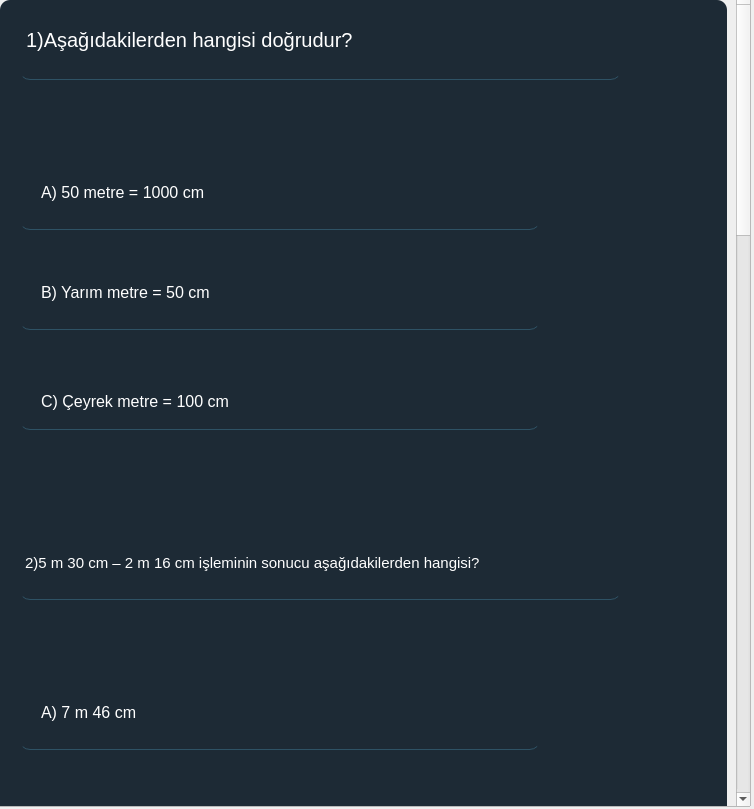
<?xml version="1.0" encoding="UTF-8"?>
<ui version="4.0">
 <class>Form</class>
 <widget class="QWidget" name="Form">
  <property name="geometry">
   <rect>
    <x>0</x>
    <y>0</y>
    <width>754</width>
    <height>809</height>
   </rect>
  </property>
  <property name="windowTitle">
   <string>Form</string>
  </property>
  <widget class="QScrollArea" name="scrollArea">
   <property name="geometry">
    <rect>
     <x>-10</x>
     <y>-10</y>
     <width>761</width>
     <height>817</height>
    </rect>
   </property>
   <property name="styleSheet">
    <string notr="true"/>
   </property>
   <property name="widgetResizable">
    <bool>true</bool>
   </property>
   <widget class="QWidget" name="scrollAreaWidgetContents">
    <property name="geometry">
     <rect>
      <x>0</x>
      <y>0</y>
      <width>738</width>
      <height>2792</height>
     </rect>
    </property>
    <layout class="QVBoxLayout" name="verticalLayout_2">
     <item>
      <widget class="QFrame" name="frame">
       <property name="minimumSize">
        <size>
         <width>0</width>
         <height>2770</height>
        </size>
       </property>
       <property name="styleSheet">
        <string notr="true">background-color:rgba(16,30,41,240);
border-radius:10px;



</string>
       </property>
       <property name="frameShape">
        <enum>QFrame::StyledPanel</enum>
       </property>
       <property name="frameShadow">
        <enum>QFrame::Raised</enum>
       </property>
       <widget class="QRadioButton" name="radioButton_10">
        <property name="geometry">
         <rect>
          <x>20</x>
          <y>1840</y>
          <width>520</width>
          <height>50</height>
         </rect>
        </property>
        <property name="font">
         <font>
          <pointsize>12</pointsize>
         </font>
        </property>
        <property name="styleSheet">
         <string notr="true">background-color:rgba(0,0,0,0);
border:1px solid rgba(0,0,0,0);
border-bottom-color:rgba(46,82,101,255);
color:rgb(255,255,255);
padding-bottom:7px
</string>
        </property>
        <property name="text">
         <string>B) 170 cm</string>
        </property>
       </widget>
       <widget class="QRadioButton" name="radioButton_11">
        <property name="geometry">
         <rect>
          <x>20</x>
          <y>2360</y>
          <width>520</width>
          <height>50</height>
         </rect>
        </property>
        <property name="font">
         <font>
          <pointsize>12</pointsize>
         </font>
        </property>
        <property name="styleSheet">
         <string notr="true">background-color:rgba(0,0,0,0);
border:1px solid rgba(0,0,0,0);
border-bottom-color:rgba(46,82,101,255);
color:rgb(255,255,255);
padding-bottom:7px
</string>
        </property>
        <property name="text">
         <string>B) 3 m 14 cm
</string>
        </property>
       </widget>
       <widget class="QRadioButton" name="radioButton_3">
        <property name="geometry">
         <rect>
          <x>20</x>
          <y>380</y>
          <width>520</width>
          <height>50</height>
         </rect>
        </property>
        <property name="font">
         <font>
          <pointsize>12</pointsize>
         </font>
        </property>
        <property name="styleSheet">
         <string notr="true">background-color:rgba(0,0,0,0);
border:1px solid rgba(0,0,0,0);
border-bottom-color:rgba(46,82,101,255);
color:rgb(255,255,255);
padding-bottom:7px
</string>
        </property>
        <property name="text">
         <string>C) Çeyrek metre = 100 cm</string>
        </property>
       </widget>
       <widget class="QRadioButton" name="radioButton_7">
        <property name="geometry">
         <rect>
          <x>20</x>
          <y>2260</y>
          <width>520</width>
          <height>50</height>
         </rect>
        </property>
        <property name="font">
         <font>
          <pointsize>12</pointsize>
         </font>
        </property>
        <property name="styleSheet">
         <string notr="true">background-color:rgba(0,0,0,0);
border:1px solid rgba(0,0,0,0);
border-bottom-color:rgba(46,82,101,255);
color:rgb(255,255,255);
padding-bottom:7px
</string>
        </property>
        <property name="text">
         <string>A) 7 m 46 cm
</string>
        </property>
       </widget>
       <widget class="QRadioButton" name="radioButton_15">
        <property name="geometry">
         <rect>
          <x>20</x>
          <y>2460</y>
          <width>520</width>
          <height>50</height>
         </rect>
        </property>
        <property name="font">
         <font>
          <pointsize>12</pointsize>
         </font>
        </property>
        <property name="styleSheet">
         <string notr="true">background-color:rgba(0,0,0,0);
border:1px solid rgba(0,0,0,0);
border-bottom-color:rgba(46,82,101,255);
color:rgb(255,255,255);
padding-bottom:7px
</string>
        </property>
        <property name="text">
         <string>C) 3 m 46 cm</string>
        </property>
       </widget>
       <widget class="QLabel" name="label_5">
        <property name="geometry">
         <rect>
          <x>20</x>
          <y>2110</y>
          <width>601</width>
          <height>50</height>
         </rect>
        </property>
        <property name="font">
         <font>
          <pointsize>11</pointsize>
         </font>
        </property>
        <property name="styleSheet">
         <string notr="true">background-color:rgba(0,0,0,0);
border:1px solid rgba(0,0,0,0);
border-bottom-color:rgba(46,82,101,255);
color:rgb(255,255,255);
padding-bottom:7px</string>
        </property>
        <property name="text">
         <string>5)5 m 30 cm – 2 m 16 cm işleminin sonucu aşağıdakilerden hangisi?
</string>
        </property>
       </widget>
       <widget class="QRadioButton" name="radioButton_6">
        <property name="geometry">
         <rect>
          <x>20</x>
          <y>1740</y>
          <width>520</width>
          <height>50</height>
         </rect>
        </property>
        <property name="font">
         <font>
          <pointsize>12</pointsize>
         </font>
        </property>
        <property name="styleSheet">
         <string notr="true">background-color:rgba(0,0,0,0);
border:1px solid rgba(0,0,0,0);
border-bottom-color:rgba(46,82,101,255);
color:rgb(255,255,255);
padding-bottom:7px
</string>
        </property>
        <property name="text">
         <string>A) 300 cm</string>
        </property>
       </widget>
       <widget class="QRadioButton" name="radioButton_5">
        <property name="geometry">
         <rect>
          <x>20</x>
          <y>1220</y>
          <width>520</width>
          <height>50</height>
         </rect>
        </property>
        <property name="font">
         <font>
          <pointsize>12</pointsize>
         </font>
        </property>
        <property name="styleSheet">
         <string notr="true">background-color:rgba(0,0,0,0);
border:1px solid rgba(0,0,0,0);
border-bottom-color:rgba(46,82,101,255);
color:rgb(255,255,255);
padding-bottom:7px
</string>
        </property>
        <property name="text">
         <string>A) 115 </string>
        </property>
       </widget>
       <widget class="QRadioButton" name="radioButton_2">
        <property name="geometry">
         <rect>
          <x>20</x>
          <y>280</y>
          <width>520</width>
          <height>50</height>
         </rect>
        </property>
        <property name="font">
         <font>
          <pointsize>12</pointsize>
         </font>
        </property>
        <property name="styleSheet">
         <string notr="true">background-color:rgba(0,0,0,0);
border:1px solid rgba(0,0,0,0);
border-bottom-color:rgba(46,82,101,255);
color:rgb(255,255,255);
padding-bottom:7px
</string>
        </property>
        <property name="text">
         <string>B) Yarım metre = 50 cm
</string>
        </property>
       </widget>
       <widget class="QRadioButton" name="radioButton_14">
        <property name="geometry">
         <rect>
          <x>20</x>
          <y>1940</y>
          <width>520</width>
          <height>50</height>
         </rect>
        </property>
        <property name="font">
         <font>
          <pointsize>12</pointsize>
         </font>
        </property>
        <property name="styleSheet">
         <string notr="true">background-color:rgba(0,0,0,0);
border:1px solid rgba(0,0,0,0);
border-bottom-color:rgba(46,82,101,255);
color:rgb(255,255,255);
padding-bottom:7px
</string>
        </property>
        <property name="text">
         <string>C) 50 cm</string>
        </property>
       </widget>
       <widget class="QLabel" name="label_4">
        <property name="geometry">
         <rect>
          <x>20</x>
          <y>1070</y>
          <width>601</width>
          <height>50</height>
         </rect>
        </property>
        <property name="font">
         <font>
          <pointsize>9</pointsize>
         </font>
        </property>
        <property name="styleSheet">
         <string notr="true">background-color:rgba(0,0,0,0);
border:1px solid rgba(0,0,0,0);
border-bottom-color:rgba(46,82,101,255);
color:rgb(255,255,255);
padding-bottom:7px</string>
        </property>
        <property name="text">
         <string>3)2 m 45 cm uzunluğundaki kumaşın 130 cm si kesiliyor. Geriye kalan kumaş kaç cm'dir?
</string>
        </property>
       </widget>
       <widget class="QRadioButton" name="radioButton_8">
        <property name="geometry">
         <rect>
          <x>20</x>
          <y>800</y>
          <width>520</width>
          <height>50</height>
         </rect>
        </property>
        <property name="font">
         <font>
          <pointsize>12</pointsize>
         </font>
        </property>
        <property name="styleSheet">
         <string notr="true">background-color:rgba(0,0,0,0);
border:1px solid rgba(0,0,0,0);
border-bottom-color:rgba(46,82,101,255);
color:rgb(255,255,255);
padding-bottom:7px
</string>
        </property>
        <property name="text">
         <string>B) 3 m 14 cm
</string>
        </property>
       </widget>
       <widget class="QLabel" name="label_3">
        <property name="geometry">
         <rect>
          <x>20</x>
          <y>1590</y>
          <width>601</width>
          <height>50</height>
         </rect>
        </property>
        <property name="font">
         <font>
          <pointsize>15</pointsize>
         </font>
        </property>
        <property name="styleSheet">
         <string notr="true">background-color:rgba(0,0,0,0);
border:1px solid rgba(0,0,0,0);
border-bottom-color:rgba(46,82,101,255);
color:rgb(255,255,255);
padding-bottom:7px</string>
        </property>
        <property name="text">
         <string>4)Bir buzdolabının boyu kaç cm olabilir?</string>
        </property>
       </widget>
       <widget class="QLabel" name="label_2">
        <property name="geometry">
         <rect>
          <x>20</x>
          <y>550</y>
          <width>601</width>
          <height>50</height>
         </rect>
        </property>
        <property name="font">
         <font>
          <pointsize>11</pointsize>
         </font>
        </property>
        <property name="styleSheet">
         <string notr="true">background-color:rgba(0,0,0,0);
border:1px solid rgba(0,0,0,0);
border-bottom-color:rgba(46,82,101,255);
color:rgb(255,255,255);
padding-bottom:7px</string>
        </property>
        <property name="text">
         <string>2)5 m 30 cm – 2 m 16 cm işleminin sonucu aşağıdakilerden hangisi?
</string>
        </property>
       </widget>
       <widget class="QRadioButton" name="radioButton_9">
        <property name="geometry">
         <rect>
          <x>20</x>
          <y>1320</y>
          <width>520</width>
          <height>50</height>
         </rect>
        </property>
        <property name="font">
         <font>
          <pointsize>12</pointsize>
         </font>
        </property>
        <property name="styleSheet">
         <string notr="true">background-color:rgba(0,0,0,0);
border:1px solid rgba(0,0,0,0);
border-bottom-color:rgba(46,82,101,255);
color:rgb(255,255,255);
padding-bottom:7px
</string>
        </property>
        <property name="text">
         <string>B) 120 </string>
        </property>
       </widget>
       <widget class="QLabel" name="label">
        <property name="geometry">
         <rect>
          <x>20</x>
          <y>30</y>
          <width>601</width>
          <height>50</height>
         </rect>
        </property>
        <property name="font">
         <font>
          <pointsize>15</pointsize>
         </font>
        </property>
        <property name="styleSheet">
         <string notr="true">background-color:rgba(0,0,0,0);
border:1px solid rgba(0,0,0,0);
border-bottom-color:rgba(46,82,101,255);
color:rgb(255,255,255);
padding-bottom:7px</string>
        </property>
        <property name="text">
         <string>1)Aşağıdakilerden hangisi doğrudur?
</string>
        </property>
       </widget>
       <widget class="QRadioButton" name="radioButton_4">
        <property name="geometry">
         <rect>
          <x>20</x>
          <y>700</y>
          <width>520</width>
          <height>50</height>
         </rect>
        </property>
        <property name="font">
         <font>
          <pointsize>12</pointsize>
         </font>
        </property>
        <property name="styleSheet">
         <string notr="true">background-color:rgba(0,0,0,0);
border:1px solid rgba(0,0,0,0);
border-bottom-color:rgba(46,82,101,255);
color:rgb(255,255,255);
padding-bottom:7px
</string>
        </property>
        <property name="text">
         <string>A) 7 m 46 cm
</string>
        </property>
       </widget>
       <widget class="QRadioButton" name="radioButton_13">
        <property name="geometry">
         <rect>
          <x>20</x>
          <y>1420</y>
          <width>520</width>
          <height>50</height>
         </rect>
        </property>
        <property name="font">
         <font>
          <pointsize>12</pointsize>
         </font>
        </property>
        <property name="styleSheet">
         <string notr="true">background-color:rgba(0,0,0,0);
border:1px solid rgba(0,0,0,0);
border-bottom-color:rgba(46,82,101,255);
color:rgb(255,255,255);
padding-bottom:7px
</string>
        </property>
        <property name="text">
         <string>C) 125</string>
        </property>
       </widget>
       <widget class="QRadioButton" name="radioButton_12">
        <property name="geometry">
         <rect>
          <x>20</x>
          <y>900</y>
          <width>520</width>
          <height>50</height>
         </rect>
        </property>
        <property name="font">
         <font>
          <pointsize>12</pointsize>
         </font>
        </property>
        <property name="styleSheet">
         <string notr="true">background-color:rgba(0,0,0,0);
border:1px solid rgba(0,0,0,0);
border-bottom-color:rgba(46,82,101,255);
color:rgb(255,255,255);
padding-bottom:7px
</string>
        </property>
        <property name="text">
         <string>C) 3 m 46 cm</string>
        </property>
       </widget>
       <widget class="QRadioButton" name="radioButton">
        <property name="geometry">
         <rect>
          <x>20</x>
          <y>180</y>
          <width>520</width>
          <height>50</height>
         </rect>
        </property>
        <property name="font">
         <font>
          <pointsize>12</pointsize>
         </font>
        </property>
        <property name="styleSheet">
         <string notr="true">background-color:rgba(0,0,0,0);
border:1px solid rgba(0,0,0,0);
border-bottom-color:rgba(46,82,101,255);
color:rgb(255,255,255);
padding-bottom:7px
</string>
        </property>
        <property name="text">
         <string>A) 50 metre = 1000 cm
</string>
        </property>
       </widget>
      </widget>
     </item>
    </layout>
   </widget>
  </widget>
 </widget>
 <resources/>
 <connections/>
</ui>
